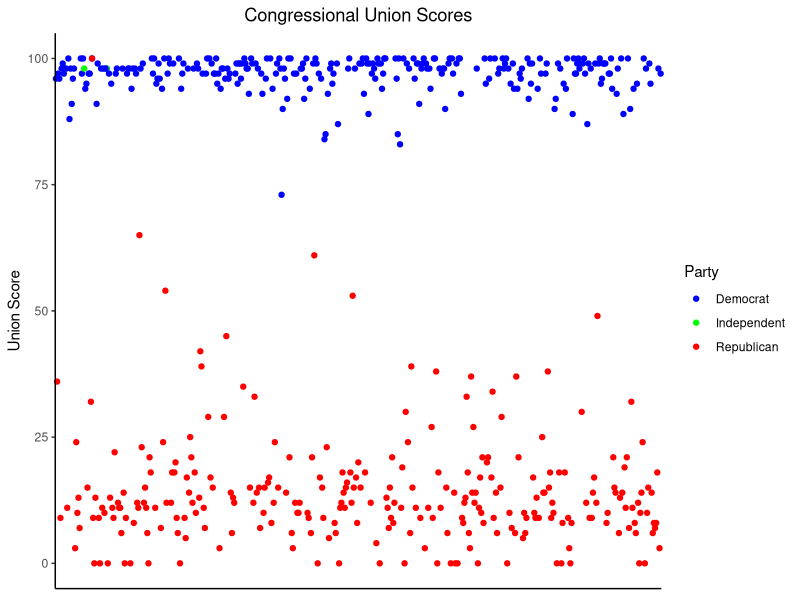
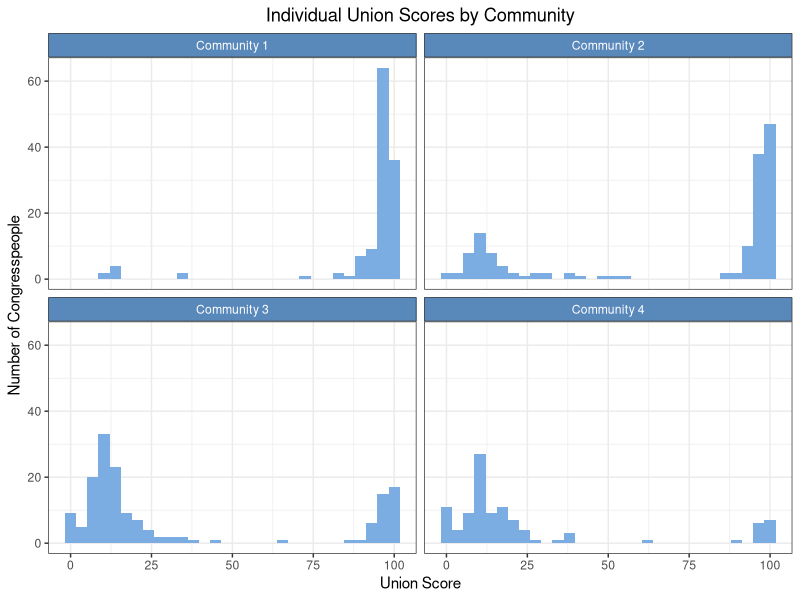
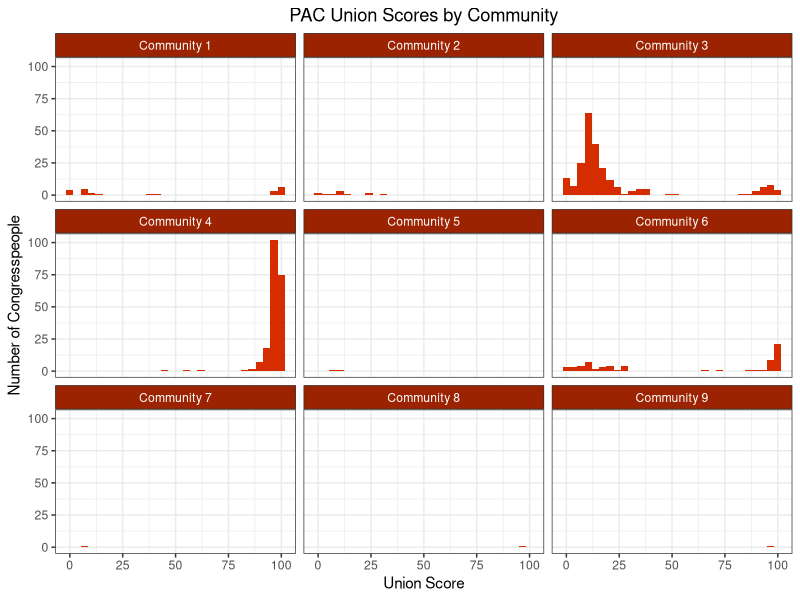
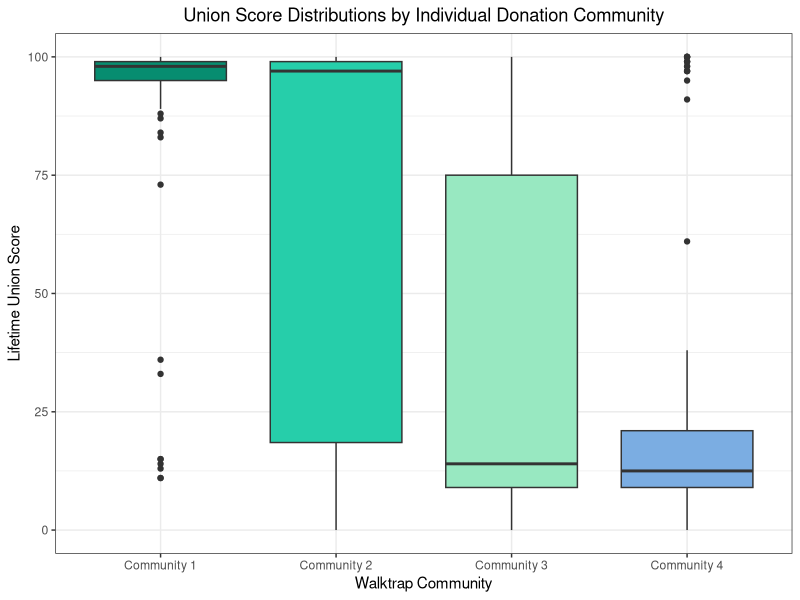
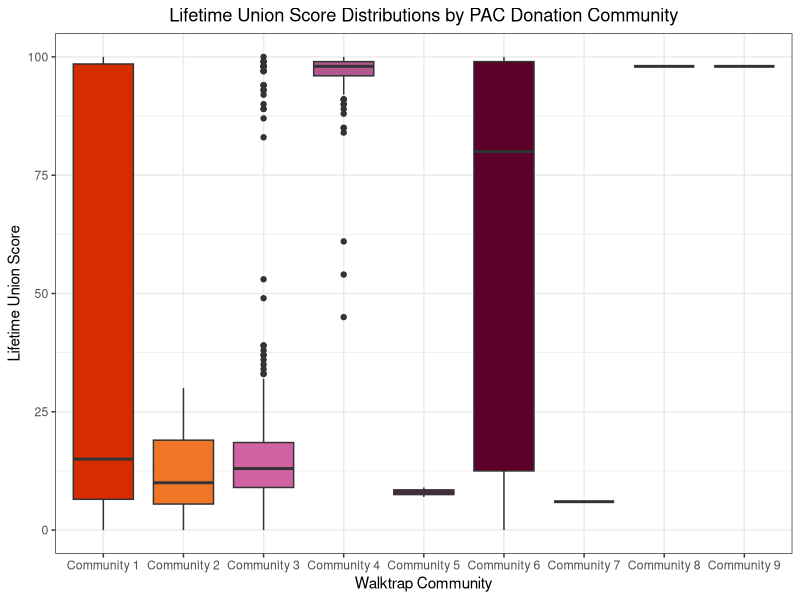
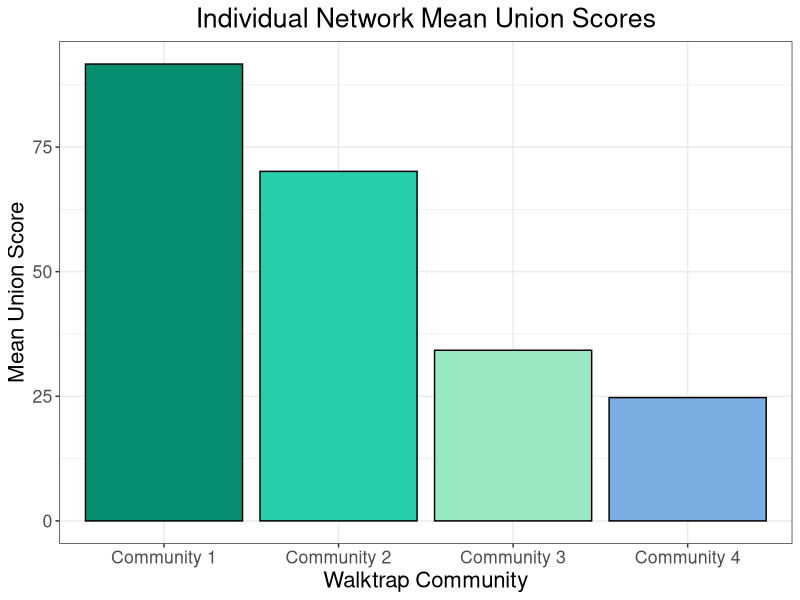
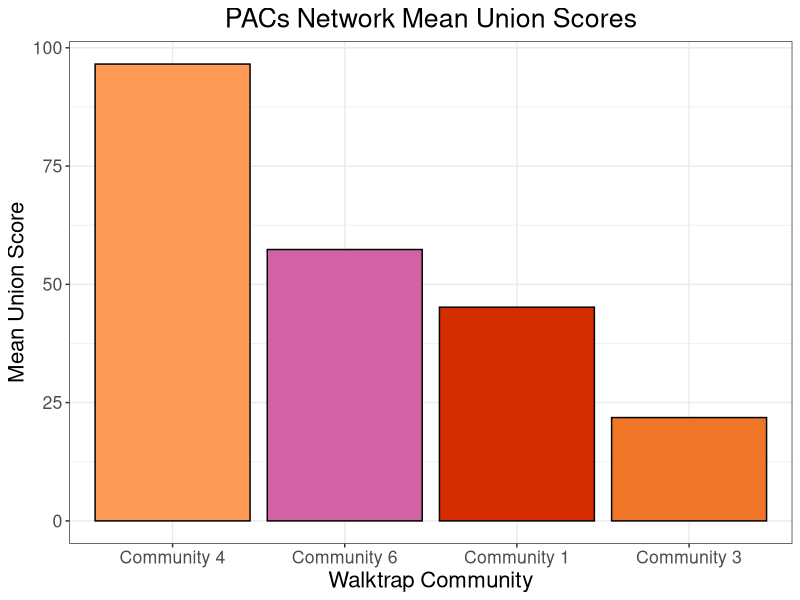

These charts were generated, in order, by the following R code:
## ---- chunk 1
library(tidyverse)
library(ggplot2)
individuals = read_csv("./individual_communities_and_scores.csv")
pacs = read_csv("./pac_communities_and_scores.csv")
individuals = individuals %>% 
  mutate(party = str_sub(congresspeople, -2, -2)) %>% 
  mutate(community = paste("Community", community))

individuals = individuals %>% 
  drop_na() %>% 
  rename(score = score1) %>% 
  rename(lifetime_score = lifetime_score1)

pacs = pacs %>% 
  drop_na() %>% 
  rename(score = score1) %>% 
  rename(lifetime_score = lifetime_score1) %>% 
  mutate(community = paste("Community", community))

cold_colors <- c("#078D70", "#26CEAA", "#98E8C1", "#7BADE2")
warm_colors <- c("#D52D00", "#EF7627", "#FF9A56", "#D162A4")
warm_colors2 <- c("#D52D00", "#EF7627", "#D162A4", "#B55690", "#A30262", "#5C0029", "#2D080A", "#7C3626", "#FF9A56")

## ---- chunk 2
ggplot(individuals, mapping = aes(x = name, y = lifetime_score, color = party))+
  theme_classic()+
  geom_point() +
  coord_cartesian(clip = "off")+
  scale_color_manual(breaks = c("D", "I", "R"), 
                    values = c("blue", "green", "red"),
                    labels=c("Democrat", "Independent", "Republican")) + 
  labs(title = "Congressional Union Scores",
       y = "Union Score")+
  guides(color = guide_legend(title = "Party"))+
  theme(axis.title.x = element_blank(),
        axis.ticks.x = element_blank(),
        axis.text.x = element_blank(),
        plot.title = element_text(hjust=0.5))
  
## ---- chunk 3
ggplot(individuals, mapping = aes(x = lifetime_score))+
  theme_bw()+
  geom_histogram(fill="#7BADE2")+
  ggtitle("Individual Union Scores by Community")+
  labs(y = "Number of Congresspeople", x = "Union Score")+
  theme(plot.title = element_text(hjust=0.5),
        strip.background =element_rect(fill="#5988ba"),
        strip.text = element_text(colour = 'white'))+
  facet_wrap(~community)
## ---- chunk 4
ggplot(pacs, mapping = aes(x = lifetime_score))+
  theme_bw()+
  geom_histogram(fill=warm_colors[1])+
  ggtitle("PAC Union Scores by Community")+
  labs(y = "Number of Congresspeople", x = "Union Score")+
  theme(plot.title = element_text(hjust=0.5),
        strip.background =element_rect(fill="#9c2302"),
        strip.text = element_text(colour = 'white'))+
  facet_wrap(~community)

## ---- chunk 5
ggplot(individuals, mapping = aes(x = community, y = lifetime_score, fill=community))+
  scale_fill_manual(values = cold_colors) +
  geom_boxplot(alpha=1, show.legend = FALSE)+ #alpha is transparency
  labs(title = "Union Score Distributions by Individual Donation Community",
       x = "Walktrap Community",
       y = "Lifetime Union Score")+
  theme_bw()+
  theme(plot.title = element_text(hjust = 0.5))
  
## ---- chunk 6
ggplot(pacs, mapping = aes(x = community, y = lifetime_score, fill=community))+
  scale_fill_manual(values = warm_colors2) +
  geom_boxplot(alpha=1, show.legend = FALSE)+ #alpha is transparency
  labs(title = "Lifetime Union Score Distributions by PAC Donation Community",
       x = "Walktrap Community",
       y = "Lifetime Union Score")+
  theme_bw()+
  theme(plot.title = element_text(hjust = 0.5))

## ---- chunk 7
individual_means = individuals %>% 
  group_by(community) %>% 
  summarize(community_mean = mean(lifetime_score))

  ggplot(individual_means, mapping = aes(x = reorder(community, -community_mean), y = community_mean, fill = community))+
    theme_bw()+
    theme(plot.title = element_text(hjust=0.5),
          text=element_text(size=16, family="sans"))+
    scale_fill_manual(values=cold_colors)+
    ggtitle("Individual Network Mean Union Scores")+
    labs(y = "Mean Union Score", x = "Walktrap Community")+
    geom_bar(stat="identity", show.legend = FALSE, color="black")
## ---- chunk 8
individual_anova = aov(lifetime_score ~ community, data = individuals)
summary(individual_anova)

## ---- chunk 9
pacs = pacs %>% 
  group_by(community) %>%
  filter(community != "Community 5") %>%
  filter(community != "Community 2") %>% 
  filter(community != "Community 7") %>% 
  filter(community != "Community 8") %>%
  filter(community != "Community 9") 

pacs_means = pacs %>% 
  summarize(community_mean = mean(lifetime_score))

ggplot(pacs_means, mapping = aes(x = reorder(community, -community_mean), y = community_mean, fill = community))+
  theme_bw()+
  theme(plot.title = element_text(hjust=0.5),
        text=element_text(size=16,  family="sans"))+
  scale_fill_manual(values=warm_colors)+
  ggtitle("PACs Network Mean Union Scores")+
  labs(y = "Mean Union Score", x = "Walktrap Community")+
  geom_bar(stat="identity", show.legend = FALSE, color="black")

## ---- chunk 10
pacs_anova = aov(lifetime_score ~ community, data = pacs)
summary(individual_anova)
